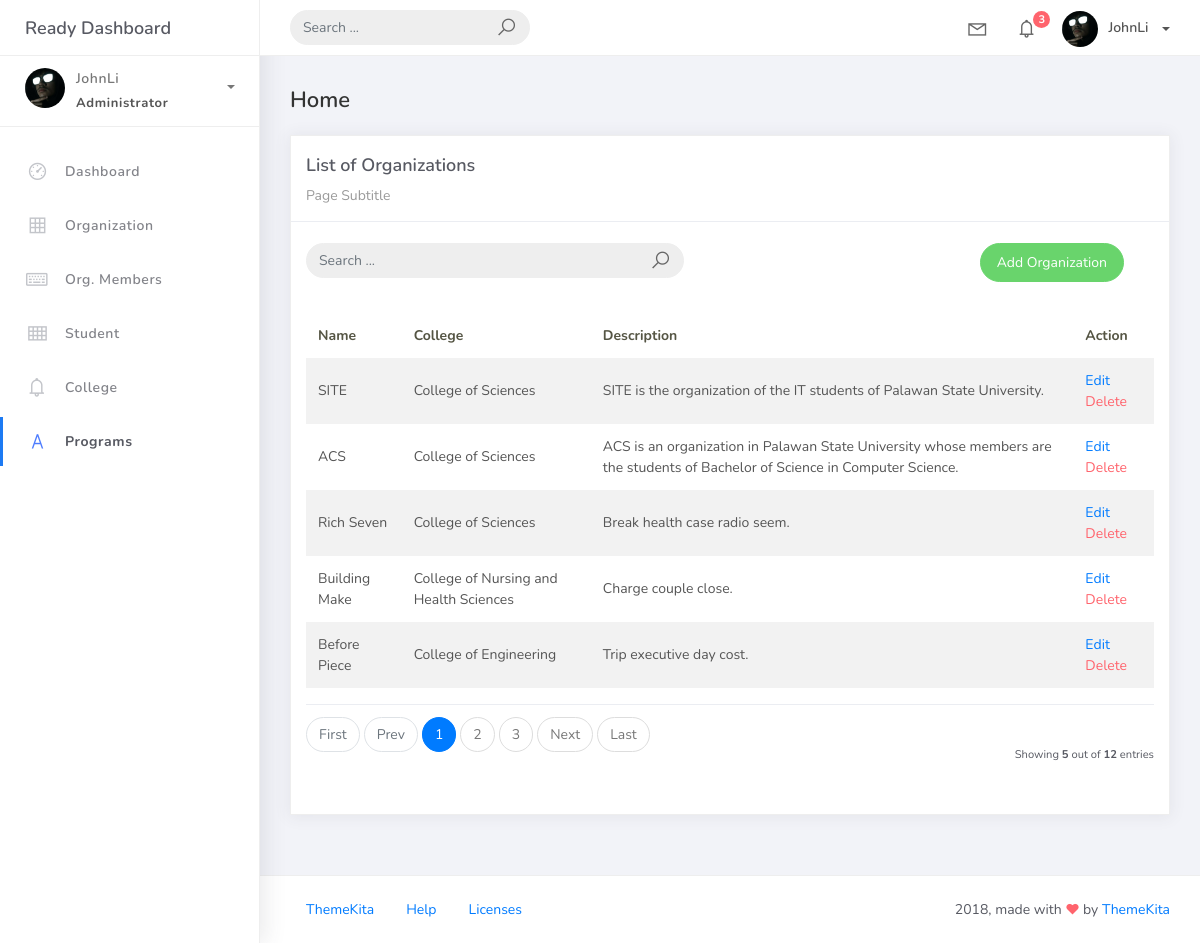
Screenshot of /organization_list with the database file from the repository.
### studentorg/models.py (models this page shows, shortened)
class BaseModel (models.Model):
    created_at = models.DateTimeField(auto_now_add=True, db_index=True)
    updated_at = models.DateTimeField(auto_now=True)
    class Meta:
        abstract = True

class Organization(BaseModel):
    name = models.CharField(max_length=250)
    college = models.ForeignKey(
        College, null=True, blank=True, on_delete=models.CASCADE)
    description = models.CharField(max_length=500)

class College(BaseModel):
    college_name = models.CharField(max_length=150)
    def __str__(self):
        return self.college_name

### studentorg/views.py (the view)
# urls.py: path('organization_list', OrganizationList.as_view(), name='organization-list'),
class OrganizationList(ListView):
    model = Organization
    context_object_name = 'organization'
    template_name = "org_list.html"
    paginate_by = 5
    def get_queryset(self, *args, **kwargs):
        qs = super(OrganizationList, self).get_queryset(*args, **kwargs)
        query = self.request.GET.get('q')
        if query:
            qs = qs.filter(
                Q(name__icontains=query) |
                Q(description__icontains=query)
            )
        return qs

### templates/org_list.html
{% extends 'base.html' %} {% load static %} {% block content %}
<div class="content">
    <div class="container-fluid">
        <h4 class="page-title">Home</h4>
        <div class="row">
            <div class="col-md-12">
                <div class="card">
                    <div class="card-header">
                        <div class="card-title">List of Organizations</div>
                        <div class="card-category">Page Subtitle</div>
                    </div>
                    <br />
                    <div class="col-md-12 row">
                        <div class="col-md-6">
                            <form class="navbar-left navbar-form nav-search mr-md-3" action="{% url 'organization-list' %}">
                                <div class="input-group">
                                    <input type="text" placeholder="Search ..." class="form-control" name="q" />
                                    <div class="input-group-append">
                                        <span class="input-group-text">
                                            <i class="la la-search search-icon"></i>
                                        </span>
                                    </div>
                                </div>
                            </form>
                        </div>
                        <div class="col-md-6">
                            <div class="pull-right">
                                <a href="{% url 'organization-add' %}" class="btn btn-success btn-rounded">Add Organization</a>
                            </div>
                        </div>
                    </div>
                    <div class="card-body">
                        <table class="table table-striped mt-3">
                            <thead>
                                <tr>
                                    <th scope="col">Name</th>
                                    <th scope="col">College</th>
                                    <th scope="col">Description</th>
                                    <th scope="col">Action</th>
                                </tr>
                            </thead>
                            <tbody>
                                {% for object in object_list %}
                                <tr>
                                    <td>{{ object.name }}</td>
                                    <td>{{ object.college }}</td>
                                    <td>{{ object.description }}</td>
                                    <td>
                                        <a href="organization_list/{{ object.id }}">Edit</a>
                                        <a href="organization_list/{{ object.id }}/delete" class="text-danger">Delete</a>
                                    </td>
                                </tr>
                                {% empty %}
                                <tr>
                                    <td colspan="4" style="text-align: center;">
                                        <p class="text-sm font-weight-bold mb-0">No Records Found</p>
                                    </td>
                                </tr>
                                {% endfor %}
                            </tbody>
                        </table>
                        {% include 'includes/pagination.html' %}
                    </div>
                </div>
            </div>
        </div>
    </div>
</div>
{% endblock %}

### templates/base.html (shortened to what this page needs)
{% load static %}
<!DOCTYPE html>
<html>
<head>
	<link rel="stylesheet" href="{% static 'css/bootstrap.min.css' %}">
	<link rel="stylesheet" href="{% static 'css/ready.css' %}">
	<link rel="stylesheet" href="{% static 'css/demo.css' %}">
</head>
<body>
	<div class="wrapper">
		<div class="main-header">
			<div class="logo-header">
				<a href="index.html" class="logo">
					Ready Dashboard
				</a>
			</div>
			<nav class="navbar navbar-header navbar-expand-lg">
				<div class="container-fluid">
					<form class="navbar-left navbar-form nav-search mr-md-3" action="">
						<div class="input-group">
							<input type="text" placeholder="Search ..." class="form-control">
							<div class="input-group-append">
								<span class="input-group-text">
									<i class="la la-search search-icon"></i>
								</span>
							</div>
						</div>
					</form>
					<ul class="navbar-nav topbar-nav ml-md-auto align-items-center">
						<li class="nav-item dropdown hidden-caret">
							<a class="nav-link dropdown-toggle" href="#" id="navbarDropdown" role="button" data-toggle="dropdown" aria-haspopup="true" aria-expanded="false">
								<i class="la la-envelope"></i>
							</a>
						</li>
						<li class="nav-item dropdown hidden-caret">
							<a class="nav-link dropdown-toggle" href="#" id="navbarDropdown" role="button" data-toggle="dropdown" aria-haspopup="true" aria-expanded="false">
								<i class="la la-bell"></i>
								<span class="notification">3</span>
							</a>
						</li>
						<li class="nav-item dropdown">
							<a class="dropdown-toggle profile-pic" data-toggle="dropdown" href="#" aria-expanded="false"> <img src="{% static 'img/JohnLi.jpg' %}" alt="user-img" width="36" class="img-circle"><span >JohnLi</span></span> </a>
							</li>
						</ul>
					</div>
				</nav>
			</div>
			<div class="sidebar">
				<div class="scrollbar-inner sidebar-wrapper">
					<div class="user">
						<div class="photo">
							<img src="{% static 'img/JohnLi.jpg' %}">                            >
						</div>
						<div class="info">
							<a class="" data-toggle="collapse" href="#collapseExample" aria-expanded="true">
								<span>
									JohnLi
									<span class="user-level">Administrator</span>
									<span class="caret"></span>
								</span>
							</a>
						</div>
					</div>
					<ul class="nav">
						<li class="nav-item">
							<a href="{% url 'home' %}">
								<i class="la la-dashboard"></i>
								<p>Dashboard</p>
							</a>
						</li>
						<li class="nav-item">
							<a href="{% url 'organization-list' %}">
								<i class="la la-table"></i>
                                <p>Organization</p>
							</a>
						</li>
						<li class="nav-item">
							<a href="{% url 'org-members-list' %}">
								<i class="la la-keyboard-o"></i>
                                <p>Org. Members</p>
							</a>
						</li>
						<li class="nav-item">
							<a href="{% url 'students-list' %}">
								<i class="la la-th"></i>
								<p>Student</p>
							</a>
						</li>
						<li class="nav-item">
							<a href="{% url 'college-list' %}">
								<i class="la la-bell"></i>
								<p>College</p>
							</a>
						</li>
						<li class="nav-item active">
							<a href="{% url 'program-list' %}">
								<i class="la la-font"></i>
								<p>Programs</p>
							</a>
						</li>
					</ul>
				</div>
			</div>
			<div class="main-panel">
				{% block content %}
                {% endblock %}
				<footer class="footer">
					<div class="container-fluid">
						<nav class="pull-left">
							<ul class="nav">
								<li class="nav-item">
									<a class="nav-link" href="http://www.themekita.com">
										ThemeKita
									</a>
								</li>
								<li class="nav-item">
									<a class="nav-link" href="#">
										Help
									</a>
								</li>
								<li class="nav-item">
									<a class="nav-link" href="#">
										Licenses
									</a>
								</li>
							</ul>
						</nav>
						<div class="copyright ml-auto">
							2018, made with <i class="la la-heart heart text-danger"></i> by <a href="http://www.themekita.com">ThemeKita</a>
						</div>
					</div>
				</footer>
			</div>
		</div>
</body>
</html>

### templates/includes/pagination.html (shortened to what this page needs)
{% if is_paginated %}
<div class="card-footer px-0 border-0 d-flex flex-column flex-lg-row align-items-center justify-content-between mt-3">
    <nav aria-label="Topics pagination" class="mb-4">
        <ul class="pagination">
            {% if page_obj.number > 1 %}
            <li class="page-item">
                <a class="page-item" href="?page=1">First</a>
            </li>
            {% else %}
            <li class="page-item disabled">
                <span class="page-link">First</span>
            </li>
            {% endif %}
            {% if page_obj.has_previous %}
            <li class="page-item">
                <a class="page-link" href="?page={{ page_obj.previous_page_number }}">Prev</a>
            </li>
            {% else %}
            <li class="page-item disabled">
                <span class="page-link">Prev</span>
            </li>
            {% endif %}
            {% for page_num in paginator.page_range %}
            {% if page_obj.number == page_num %}
            <li class="page-item active">
                <span class="page-link">
                    {{ page_num }}
                </span>
            </li>
            {% elif page_num > page_obj.number|add:"-3" and page_num < page_obj.number|add:"3" %}
            <li class="page-item">
                <a class="page-link" href="?page={{ page_num }}">{{ page_num }}</a>
            </li>
            {% endif %}
            {% endfor %}
            {% if page_obj.has_next %}
            <li class="page-item">
                <a class="page-link" href="?page={{ page_obj.next_page_number }}">Next</a>
            </li>
            {% else %}
            <li class="page-item disabled">
                <span class="page-link">Next</span>
            </li>
            {% endif %}
            {% if page_obj.number != paginator.num_pages %}
            <li class="page-item">
                <a class="page-link" href="?page={{ paginator.num_pages }}">Last</a>
            </li>
            {% else %}
            <li class="page-item disabled">
                <span class="page-link">Last</span>
            </li>
            {% endif %}
        </ul>
    </nav>
    <div class="fw-normal small mt-4 mt-lg-0">Showing <b>{{object_list.count}}</b> out of
        <b>{{paginator.count}}</b> entries
    </div>
</div>
{% endif %}

### rows the page displays
Organization: name "SITE", college "College of Sciences", description "SITE is the organization of the IT students of Palawan State University."
Organization: name "ACS", college "College of Sciences", description "ACS is an organization in Palawan State University whose members are the students of Bachelor of Science in Computer Science."
Organization: name "Rich Seven", college "College of Sciences", description "Break health case radio seem."
Organization: name "Building Make", college "College of Nursing and Health Sciences", description "Charge couple close."
Organization: name "Before Piece", college "College of Engineering", description "Trip executive day cost."

### other values shown
{{ page_num }} "1"
{{ page_num }} "2" "3"
{{ object_list.count }} "5"
{{ paginator.count }} "12"
